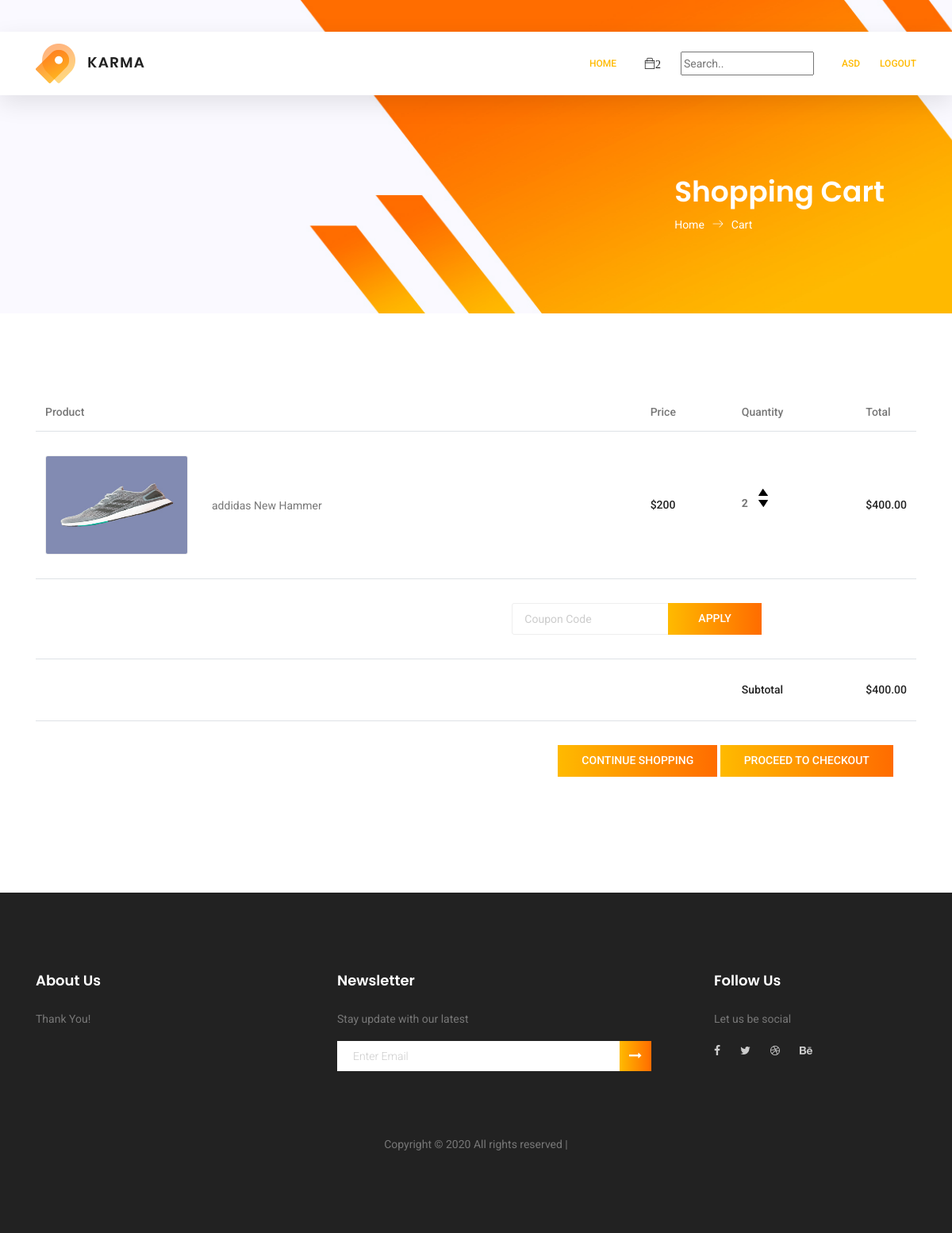
The app's page /cart/ (signed in) with its own data.
### store/models.py (models this page shows, shortened)
class OrderItem(models.Model):
    product = models.ForeignKey(Product, on_delete=models.SET_NULL, null=True)
    order = models.ForeignKey(Order, null=True, on_delete=models.SET_NULL)
    quantity = models.IntegerField(default=0, null=True, blank=True)
    date_added = models.DateTimeField(auto_now_add=True)
    @property
    def get_total(self):
        total = self.product.price * self.quantity
        return total

class Product(models.Model):
    name = models.CharField(max_length=50)
    price = models.DecimalField(max_digits=7, decimal_places=2)
    image = models.ImageField(null=True, blank=True)
    quantity = models.IntegerField(null=True, blank=True)
    @property
    def imageURL(self):
        try:
            url = self.image.url
        except:
            url = ''
        return url

class Order(models.Model):
    customer = models.ForeignKey(Customer, null=True, blank=True, on_delete=models.SET_NULL)
    date_ordered = models.DateTimeField(auto_now_add=True)
    complete = models.BooleanField(default=False, null=True, blank=False)
    transaction_id = models.CharField(max_length=80,null=True)
    @property
    def get_cart_total(self):
        orderitems = self.orderitem_set.all()
        total = sum([item.get_total for item in orderitems])
        return total
    @property
    def get_cart_items(self):
        orderitems = self.orderitem_set.all()
        total = sum([item.quantity for item in orderitems])
        return total

### store/views.py (the view)
# urls.py: path('cart/', views.cart,name="Cart"),
@login_required
def cart(request):
    if request.user.is_authenticated:
        customer = request.user.customer
        order,created = Order.objects.get_or_create(customer=customer,complete=False)
        items = order.orderitem_set.all()
        cartItems = order.get_cart_items
    else :
        return redirect('Home')
    context ={'items':items,'order':order,'cartItems':cartItems}
    return render(request,'store/cart.html',context)

### store/templates/store/cart.html (shortened to what this page needs)
{% extends 'store/main.html' %} {%load static %} {% block content %}
<section class="banner-area organic-breadcrumb">
    <div class="container">
        <div class="breadcrumb-banner d-flex flex-wrap align-items-center justify-content-end">
            <div class="col-first">
                <h1>Shopping Cart</h1>
                <nav class="d-flex align-items-center">
                    <a href="{%url 'Home' %}">Home<span class="lnr lnr-arrow-right"></span></a>
                    <a href="{%url 'Cart' %}">Cart</a>
                </nav>
            </div>
        </div>
    </div>
</section>
{% if user.is_authenticated %}
<section class="cart_area">
    <div class="container">
        <div class="cart_inner">
            <div class="table-responsive">
                <table class="table">
                    <thead>
                        <tr>
                            <th scope="col">Product</th>
                            <th scope="col">Price</th>
                            <th scope="col">Quantity</th>
                            <th scope="col">Total</th>
                        </tr>
                    </thead>
                    <tbody>
                        {%for item in items %}
                        <tr>
                            <td>
                                <div class="media">
                                    <div class="d-flex">
                                        <img src="{{item.product.imageURL}}" style="height: 125px;width: 180px;" alt="">
                                    </div>
                                    <div class="media-body">
                                        <p>{{item.product.name}}</p>
                                    </div>
                                </div>
                            </td>
                            <td>
                                <h5>${{item.product.price|floatformat}}</h5>
                            </td>
                            <td>
                                <div class="product_count">
                                    <div style="flex:1">
                                        <p class="quantity">{{item.quantity}}</p>
                                        <div class="quantity">
                                            <img data-product={{item.product.id}} data-action="add" class="chg-quantity update-cart" src="{% static 'images/arrow-up.png' %}">
                                            <img data-product={{item.product.id}} data-action="remove" class="chg-quantity update-cart" src="{% static 'images/arrow-down.png' %}">
                                        </div>
                                    </div>
                                </div>
                            </td>
                            <td>
                                <h5>${{item.get_total}}</h5>
                            </td>
                        </tr>
                        {% endfor%}
                        <tr class="bottom_button">
                            <td>
                            </td>
                            <td>
                            </td>
                            <td>
                            </td>
                            <td>
                                <div class="cupon_text d-flex align-items-center">
                                    <input type="text" placeholder="Coupon Code">
                                    <a class="primary-btn" href="#">Apply</a>
                                </div>
                            </td>
                        </tr>
                        <tr>
                            <td>
                            </td>
                            <td>
                            </td>
                            <td>
                                <h5>Subtotal</h5>
                            </td>
                            <td>
                                <h5>${{order.get_cart_total|floatformat:2}}</h5>
                            </td>
                        </tr>
                        <tr class="out_button_area">
                            <td>
                            </td>
                            <td>
                            </td>
                            <td>
                            </td>
                            <td>
                                <div class="checkout_btn_inner d-flex align-items-center">
                                    <a class="primary-btn" href="{%url 'Home' %}">Continue Shopping</a>&nbsp;
                                    <a class="primary-btn" href="{%url 'Checkout' %}">Proceed to checkout</a>
                                </div>
                            </td>
                        </tr>
                    </tbody>
                </table>
            </div>
        </div>
    </div>
</section>
{% endif %}
{% endblock content %}

### store/templates/store/main.html (shortened to what this page needs)
{% load static %}
<!DOCTYPE html>
<html lang="zxx" class="no-js">
<head>
    <link rel="stylesheet" href="{% static 'css/linearicons.css'%}" />
    <link rel="stylesheet" href="{% static 'css/font-awesome.min.css'%}" />
    <link rel="stylesheet" href="{% static 'css/themify-icons.css'%}" />
    <link rel="stylesheet" href="{% static 'css/bootstrap.css'%}" />
    <link rel="stylesheet" href="{% static 'css/owl.carousel.css'%}" />
    <link rel="stylesheet" href="{% static 'css/nice-select.css'%}" />
    <link rel="stylesheet" href="{% static 'css/nouislider.min.css'%}" />
    <link rel="stylesheet" href="{% static 'css/ion.rangeSlider.css'%}" />
    <link rel="stylesheet" href="{% static 'css/ion.rangeSlider.skinFlat.css'%}" />
    <link rel="stylesheet" href="{% static 'css/magnific-popup.css'%}" />
    <link rel="stylesheet" href="{% static 'css/main.css'%}" />
    <link rel="stylesheet" href="{% static 'css/cart.css'%}" />
</head>
<body>
    <header class="header_area sticky-header">
        <div class="main_menu">
            <nav class="navbar navbar-expand-lg navbar-light main_box">
                <div class="container">
                    <a class="navbar-brand logo_h" href="{% url 'Home' %}"><img src="{%static 'img/logo.png'%}" alt=""></a>
                    <div class="collapse navbar-collapse offset" id="navbarSupportedContent">
                        <ul class="nav navbar-nav menu_nav ml-auto">
                            <li class="nav-item active"><a class="nav-link" href="{% url 'Home' %}">Home</a></li>
                        </ul>
                        <ul class="nav navbar-nav navbar-right">
                            <li class="nav-item"><a href="{% url 'Cart' %}" class="cart"><span class="ti-bag ">{{cartItems}}</span></a>
                            </li>
                            <link rel="stylesheet" href="https://cdnjs.cloudflare.com/ajax/libs/font-awesome/4.7.0/css/font-awesome.min.css">
                            <li class="nav-item">
                                <div class="topnav">
                                    <div class="search-container">
                                        <form method="get" action="/search">
                                            <input type="text" placeholder="Search.." name="query" id="query" style="margin-top : 25px;">
                                        </form>
                                    </div>
                                </div>
                            </li>
                        </ul>
                        <ul class="nav navbar-nav navbar-right">
                            {% if user.is_authenticated %}
                            <li class="nav-item active"><a class="nav-link">{{user.username}}</a></li>
                            <li class="nav-item active"><a class="nav-link" href="{% url 'Logout' %}">Logout</a></li>
                            {% else %}
                            <li class="nav-item active"><a class="nav-link" href="{% url 'Login' %}">Login</a></li>
                            {% endif %}
                        </ul>
                    </div>
                </div>
            </nav>
        </div>
    </header>
    {% block content %} {% endblock content %}
    <footer class="footer-area section_gap">
        <div class="container">
            <div class="row">
                <div class="col-lg-4  col-md-6 col-sm-6">
                    <div class="single-footer-widget">
                        <h6>About Us</h6>
                        <p>
                            Thank You!
                        </p>
                    </div>
                </div>
                <div class="col-lg-5  col-md-6 col-sm-6">
                    <div class="single-footer-widget">
                        <h6>Newsletter</h6>
                        <p>Stay update with our latest</p>
                        <div class="" id="mc_embed_signup">
                            <form target="_blank" novalidate="true" action="https://spondonit.us12.list-manage.com/subscribe/post?u=1462626880ade1ac87bd9c93a&amp;id=92a4423d01" method="get" class="form-inline">
                                <div class="d-flex flex-row">
                                    <input class="form-control" name="EMAIL" placeholder="Enter Email" onfocus="this.placeholder = ''" onblur="this.placeholder = 'Enter Email '" required="" type="email">
                                    <button class="click-btn btn btn-default"><i class="fa fa-long-arrow-right" aria-hidden="true"></i></button>
                                </div>
                            </form>
                        </div>
                    </div>
                </div>
                <div class="col-lg-3 col-md-6 col-sm-6">
                    <div class="single-footer-widget">
                        <h6>Follow Us</h6>
                        <p>Let us be social</p>
                        <div class="footer-social d-flex align-items-center">
                            <a href="#"><i class="fa fa-facebook"></i></a>
                            <a href="#"><i class="fa fa-twitter"></i></a>
                            <a href="#"><i class="fa fa-dribbble"></i></a>
                            <a href="#"><i class="fa fa-behance"></i></a>
                        </div>
                    </div>
                </div>
            </div>
            <div class="footer-bottom d-flex justify-content-center align-items-center flex-wrap">
                <p class="footer-text m-0">
                    Copyright &copy;
                     All rights reserved |
                </p>
            </div>
        </div>
    </footer>
</body>
</html>

### static/css/cart.css (style rules this page uses)
.chg-quantity { width: 12px; cursor: pointer; display: block; margin-top: 5px; transition: .1s; }
.quantity { display: inline-block; font-weight: 700; padding-right: 10px; }

### records on screen
OrderItem: product.imageURL (picture), product.name "addidas New Hammer", product.price "200", quantity "2", get_total "400.00"
Order: get_cart_total "400.00"

### other values on screen
{{ cartItems }} "2"
{{ user.username }} "ASD"
